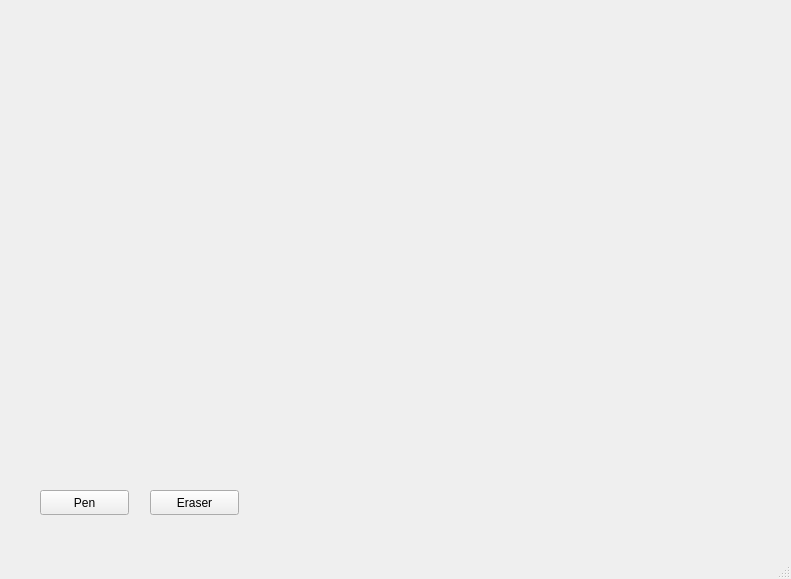
<?xml version="1.0" encoding="UTF-8"?>
<ui version="4.0">
 <class>MainWindow</class>
 <widget class="QMainWindow" name="MainWindow">
  <property name="geometry">
   <rect>
    <x>0</x>
    <y>0</y>
    <width>791</width>
    <height>579</height>
   </rect>
  </property>
  <property name="windowTitle">
   <string>MainWindow</string>
  </property>
  <widget class="QWidget" name="centralwidget">
   <widget class="QPushButton" name="pushButton">
    <property name="geometry">
     <rect>
      <x>40</x>
      <y>490</y>
      <width>89</width>
      <height>25</height>
     </rect>
    </property>
    <property name="text">
     <string>Pen</string>
    </property>
   </widget>
   <widget class="QPushButton" name="pushButton_2">
    <property name="geometry">
     <rect>
      <x>150</x>
      <y>490</y>
      <width>89</width>
      <height>25</height>
     </rect>
    </property>
    <property name="text">
     <string>Eraser</string>
    </property>
   </widget>
  </widget>
  <widget class="QMenuBar" name="menubar">
   <property name="geometry">
    <rect>
     <x>0</x>
     <y>0</y>
     <width>791</width>
     <height>22</height>
    </rect>
   </property>
  </widget>
  <widget class="QStatusBar" name="statusbar"/>
 </widget>
 <resources/>
 <connections/>
</ui>
